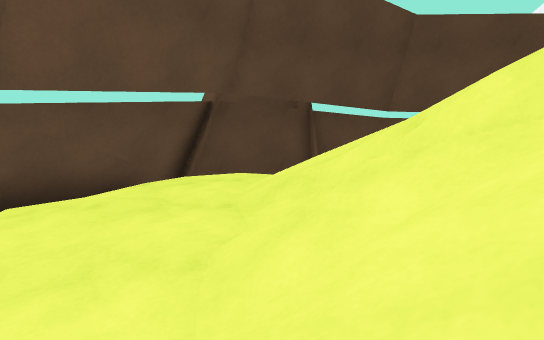
view 1 (above)

14 first-person views from a walk through a Unity game level. The camera is 1.2 m above the floor, tilts 8° down and sees 80° across. The floor is counted in squares, 1 m on a side. Each view is taken from the middle of a square. On the plan, view 1 faces up. The plan holds only what a view shows up to about 14 squares ahead; the rest is blank. The place goes on beyond the plan.

view 2
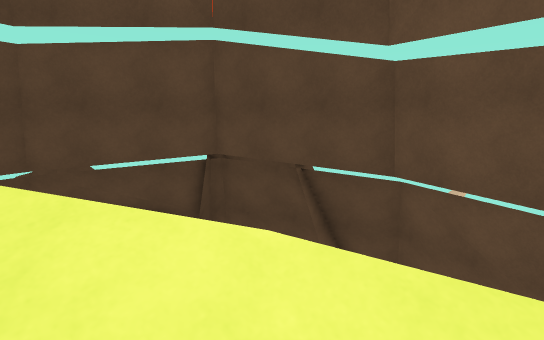

view 3
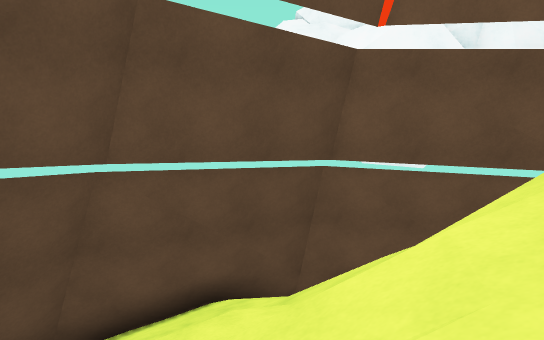

view 4
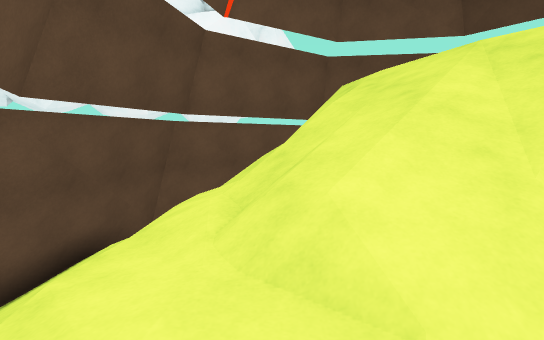

view 5
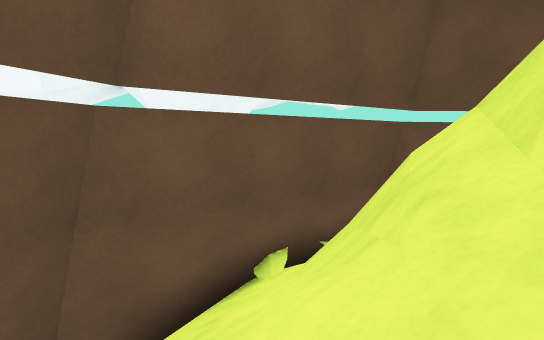

view 6
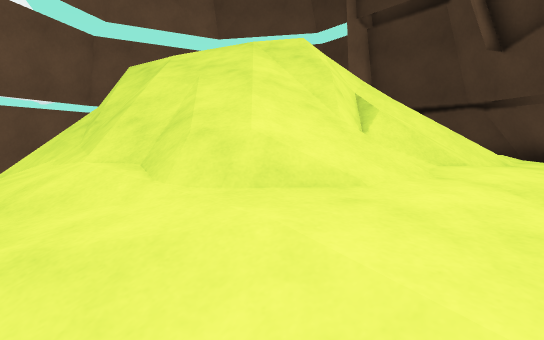

view 7
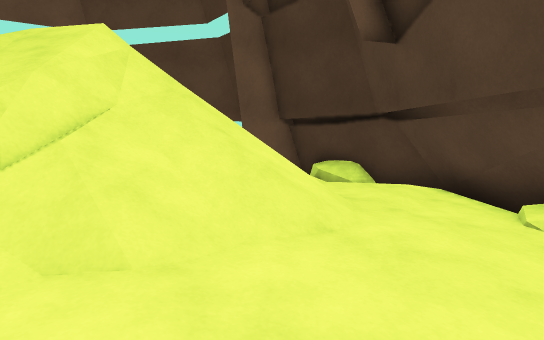

view 8
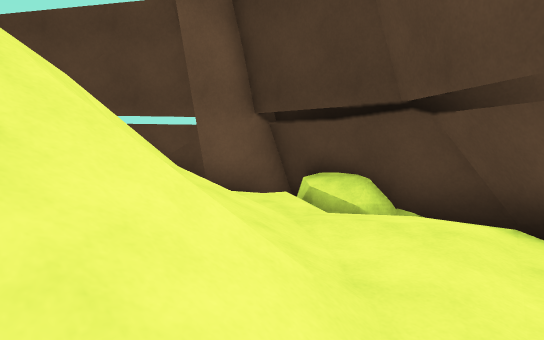

view 9
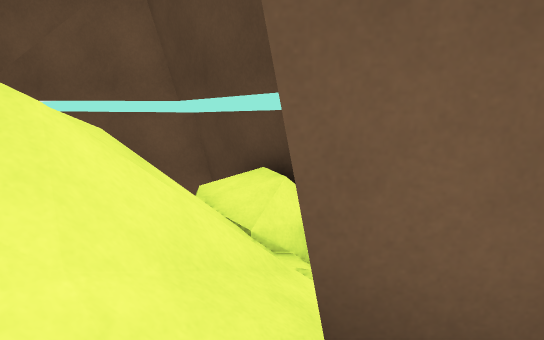

view 10
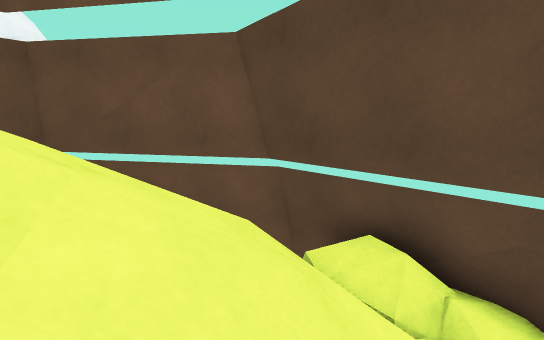

view 11
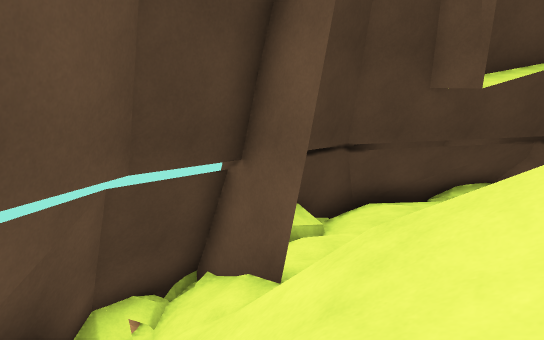

view 12
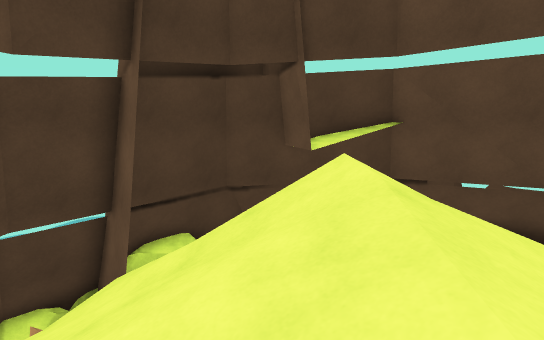

view 13
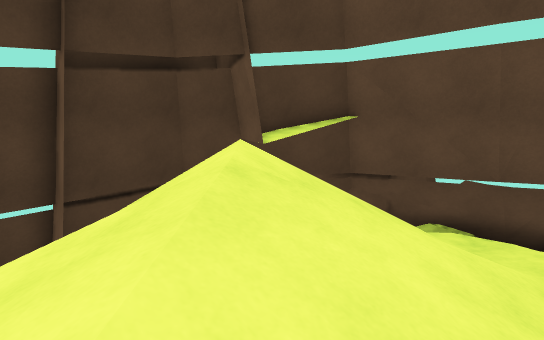

view 14
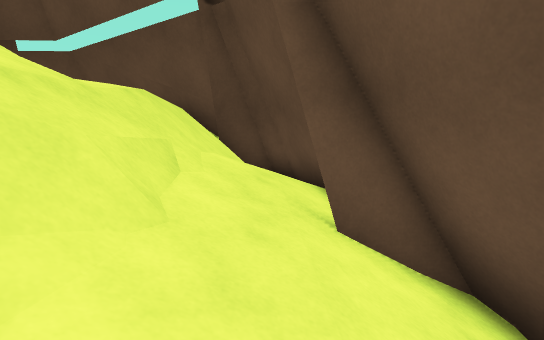

### Floor plan
Key: @ floor where view 1 was taken; # wall or solid block; . main floor; : floor 0.25 m higher than the main floor; + floor 0.5 m higher than the main floor; - floor 1 m lower than the main floor; _ floor 1.25 m lower than the main floor; < floor 1.5 m lower than the main floor; / step, stairs or slope; = window, fence, low wall or low ledge; v drop or lower ground.
Columns run from 4 left of view 1 to 12 right of it. Each row starts with its distance up from view 1.
 13      ######
 12  ######///####
 11  ##<////////###
 10  #-///#=////  ##
  9  #.////////////#
  8 ##+/+//////////#
  7 ##+++//// v#####
  6 #:++///////###
  5 #+++////////##
  4 #::+/#///////   #
  3 #::+//#//////   #
  2 #:::///#////    #
  1 #.:://// ////   #
  0 #..:@//#  //// /#
 -1 #.../////////  /#
 -2 ##....// /////###
 -3 ####.....#=/####
 -4   ###.//.#//##
 -5    ########_#
 -6          ####

Where each view was taken, in squares from view 1:
view 1: 0 up, 0 right, facing up
view 2: 3 up, 8 right, facing up-left
view 3: 5 up, 2 right, facing up-right
view 4: 7 up, 2 left, facing right
view 5: 8 up, 5 right, facing right
view 6: 9 up, 2 left, facing down-right
view 7: 4 up, 3 left, facing down-right
view 8: 1 up, 1 left, facing down-right
view 9: 3 down, 4 right, facing right
view 10: 1 down, 4 right, facing right
view 11: 0 up, 9 right, facing down-left
view 12: 4 up, 8 right, facing down-left
view 13: 5 up, 7 right, facing down-left
view 14: 11 up, 6 right, facing left
